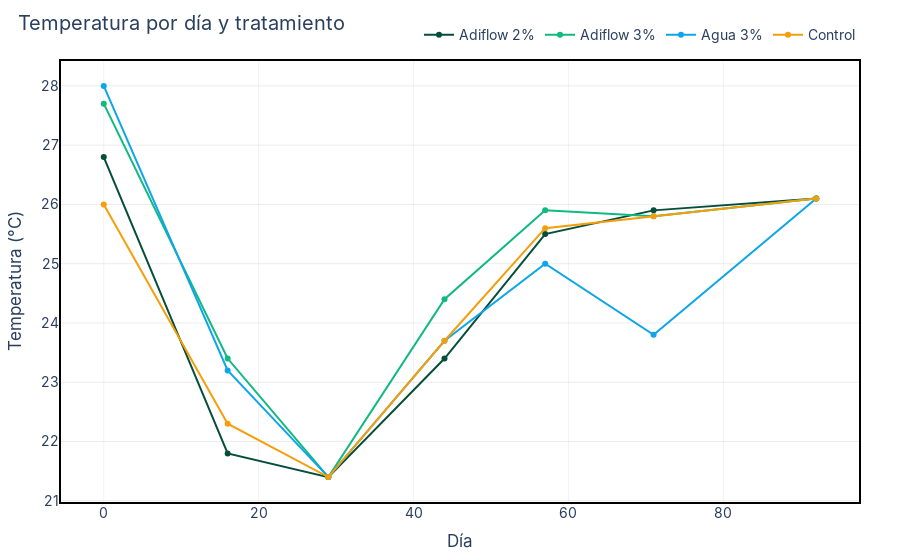

Source (notebook cell):
### Code cell
fig_demo = lineplot_corporativo_html(
    datos,
    x="Día",
    y="Temperatura (°C)",
    color="Tratamiento",
    title="Temperatura por día y tratamiento",
    yaxis_title="Temperatura (°C)",
    xaxis_title="Día",
    #palette=palette_demo,
    frame=True,
    include_plotlyjs="cdn"
)

s3.save_plotly_html(fig_demo, "line_temp_tratamiento_demo.html")
fig_demo

### Figure 1 — Plotly figure (JSON) as saved in the notebook; plotly's stock layout.template omitted (floating-point values rounded to 4 significant figures)
{"data": [{"hovertemplate": "<b>Tratamiento</b>: Adiflow 2%<br><b>Día</b>: %{x}<br><b>Temperatura (°C)</b>: %{y:.3f}<extra></extra>", "line": {"color": "#064E3B", "width": 2}, "marker": {"size": 6}, "mode": "lines+markers", "name": "Adiflow 2%", "type": "scatter", "x": [0, 16, 29, 44, 57, 71, 92], "y": [26.8, 21.8, 21.4, 23.4, 25.5, 25.9, 26.1]}, {"hovertemplate": "<b>Tratamiento</b>: Adiflow 3%<br><b>Día</b>: %{x}<br><b>Temperatura (°C)</b>: %{y:.3f}<extra></extra>", "line": {"color": "#10B981", "width": 2}, "marker": {"size": 6}, "mode": "lines+markers", "name": "Adiflow 3%", "type": "scatter", "x": [0, 16, 29, 44, 57, 71, 92], "y": [27.7, 23.4, 21.4, 24.4, 25.9, 25.8, 26.1]}, {"hovertemplate": "<b>Tratamiento</b>: Agua 3%<br><b>Día</b>: %{x}<br><b>Temperatura (°C)</b>: %{y:.3f}<extra></extra>", "line": {"color": "#0EA5E9", "width": 2}, "marker": {"size": 6}, "mode": "lines+markers", "name": "Agua 3%", "type": "scatter", "x": [0, 16, 29, 44, 57, 71, 92], "y": [28, 23.2, 21.4, 23.7, 25, 23.8, 26.1]}, {"hovertemplate": "<b>Tratamiento</b>: Control<br><b>Día</b>: %{x}<br><b>Temperatura (°C)</b>: %{y:.3f}<extra></extra>", "line": {"color": "#F59E0B", "width": 2}, "marker": {"size": 6}, "mode": "lines+markers", "name": "Control", "type": "scatter", "x": [0, 16, 29, 44, 57, 71, 92], "y": [26, 22.3, 21.4, 23.7, 25.6, 25.8, 26.1]}], "layout": {"font": {"family": "Inter, Arial, sans-serif", "size": 14}, "legend": {"orientation": "h", "x": 1, "xanchor": "right", "y": 1.02, "yanchor": "bottom"}, "margin": {"b": 50, "l": 60, "r": 40, "t": 60}, "paper_bgcolor": "white", "plot_bgcolor": "white", "shapes": [{"fillcolor": "rgba(0,0,0,0)", "layer": "above", "line": {"color": "black", "width": 2}, "type": "rect", "x0": 0, "x1": 1, "xref": "paper", "y0": 0, "y1": 1, "yref": "paper"}], "title": {"text": "Temperatura por día y tratamiento", "x": 0.02, "xanchor": "left"}, "xaxis": {"gridcolor": "rgba(0,0,0,0.05)", "gridwidth": 1, "showgrid": true, "title": {"text": "Día"}, "zeroline": false}, "yaxis": {"gridcolor": "rgba(0,0,0,0.08)", "gridwidth": 1, "showgrid": true, "title": {"text": "Temperatura (°C)"}, "zeroline": false}}}
